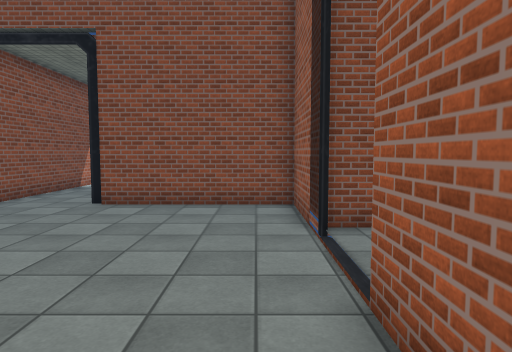
[1] (above)

15 first-person views from a walk through a 3-D level made in the Unity game engine. The camera is 1.5 m above the floor, tilts 4° down and sees 75° across. The floor is counted in squares, 1 m on a side. Each view is taken from the middle of a square. On the plan, view 1 faces up. The plan holds only what a view shows up to about 15 squares ahead; the rest is blank. The place goes on beyond the plan. The player character is not drawn. Some animated figures are left out. Door leaves are left out, so doorways stand open. Some surface patterns are stand-ins.

[2]
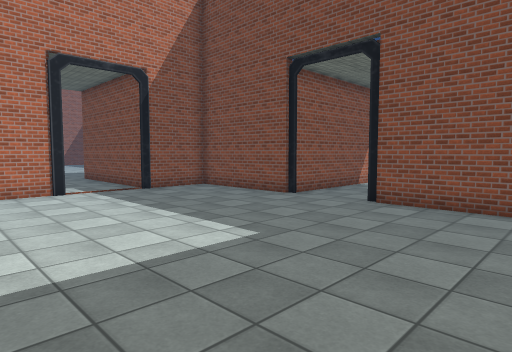

[3]
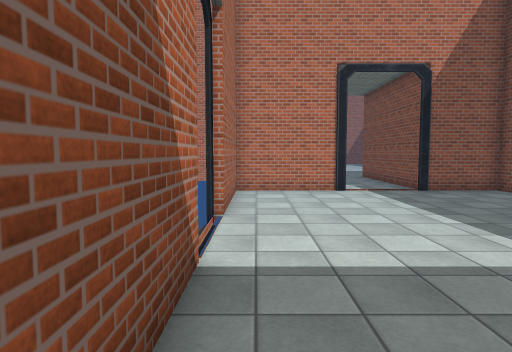

[4]
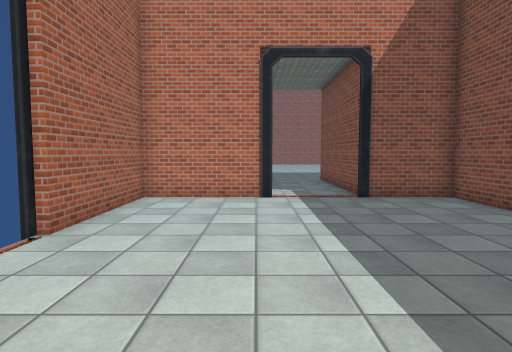

[5]
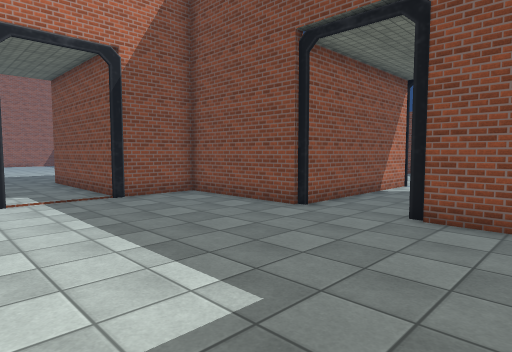

[6]
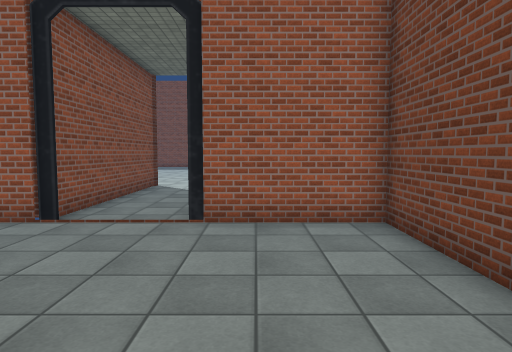

[7]
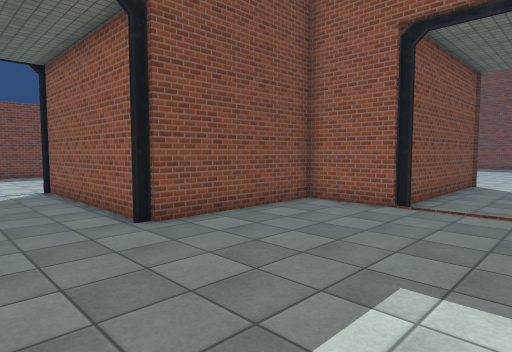

[8]
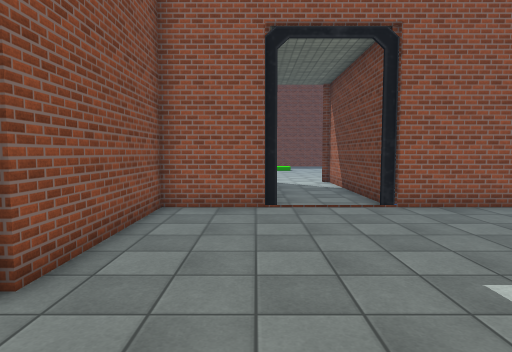

[9]
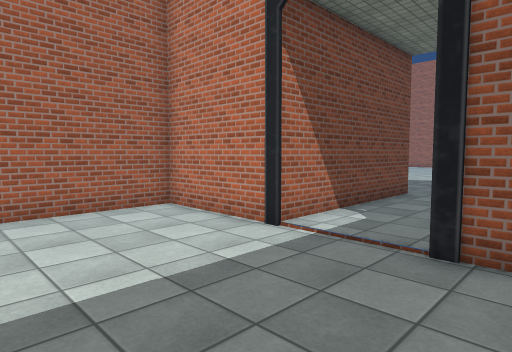

[10]
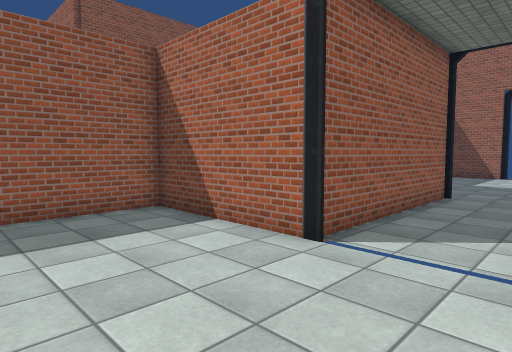

[11]
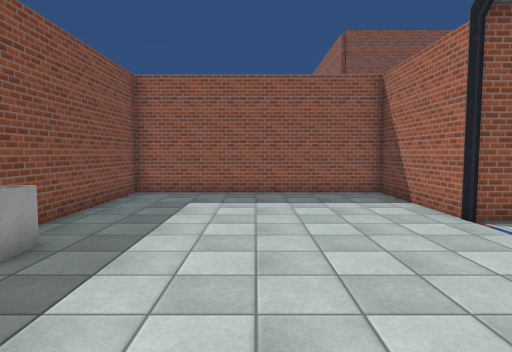

[12]
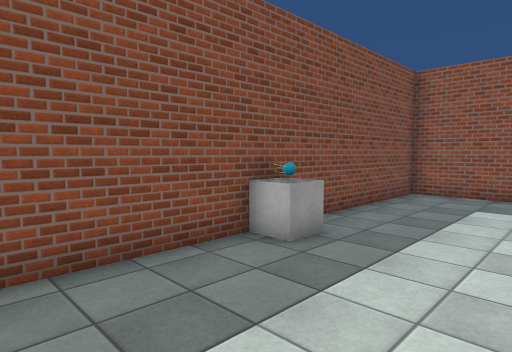

[13]
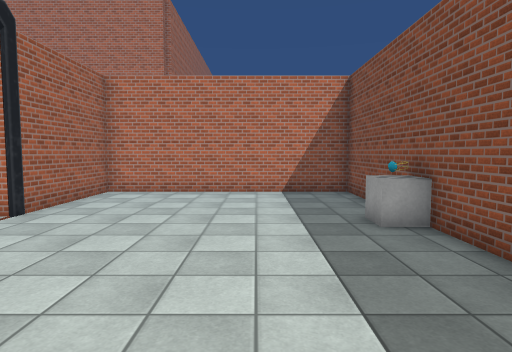

[14]
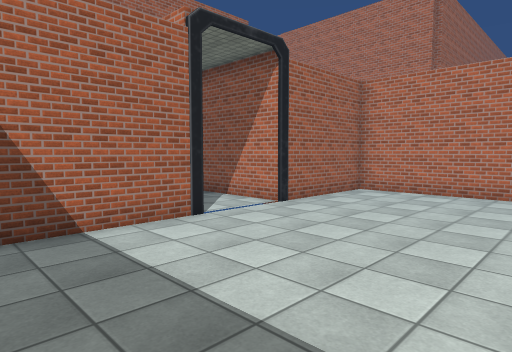

[15]
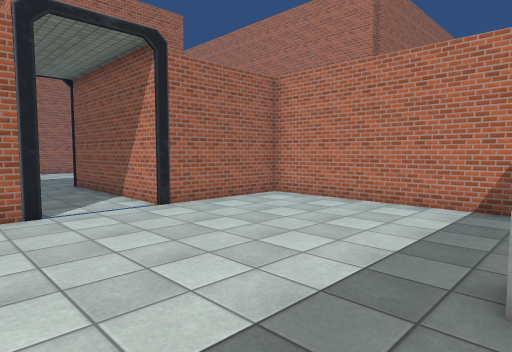

### Floor plan
Ten units are one square. View 1 is at (0, 0); x grows to the right and y downward. Boxes are objects, and circles mark ways between rooms. Rooms are numbered by the first view taken in them; rooms with no view inside come last. Other rooms are left out.
<svg viewBox="-170 -270 189 285">
<path fill="none" stroke="#000" d="M-78 -96 -132 -96 -132 -68M-45 8 11 8 11 -32M-82 10 -78 10M11 -67 11 -96 -45 -96M-132 -32 -132 8 -80 8M14 -71 14 -84M-47 -99 -47 -173 6 -173 6 -265 -128 -265 -128 -173 -78 -173 -78 -96M-135 -66 -165 -66M-165 -33 -135 -33"/>
<rect x="-135" y="-45" width="10" height="10" fill="#bbb"><title>gate</title></rect>
<rect x="-75" y="-265" width="10" height="10" fill="#bbb"><title>cube</title></rect>
<circle cx="-60" cy="-100" r="3" fill="#2a7"/>
<text x="-60" y="-50">1</text>
<text x="-60" y="-210">2</text>
<text x="-150" y="-50">3</text>
</svg>
Room 1 opens to room 2.

Where each view was taken, in squares from view 1:
view 1: 0 up, 0 right, facing up
view 2: 0 up, 0 right, facing up-left
view 3: 0 up, 0 right, facing left
view 4: 3 up, 2 left, facing left
view 5: 2 up, 2 left, facing up-left
view 6: 2 up, 6 left, facing right
view 7: 3 up, 8 left, facing up-right
view 8: 7 up, 8 left, facing right
view 9: 8 up, 8 left, facing down-left
view 10: 22 up, 8 left, facing down-right
view 11: 22 up, 12 left, facing right
view 12: 22 up, 12 left, facing up-right
view 13: 23 up, 0 right, facing left
view 14: 24 up, 0 right, facing down-left
view 15: 26 up, 3 left, facing down-left
